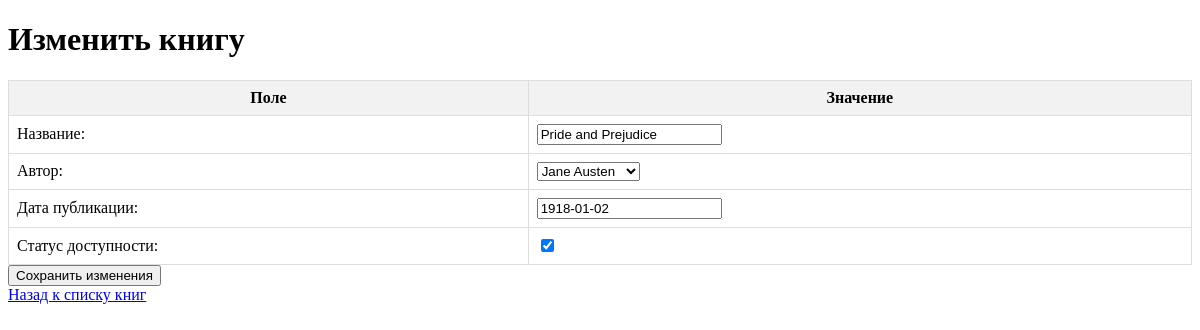
The app's page /books/update/9/ with its own data.
### books/models.py (models this page shows, shortened)
class Book(models.Model):
    title = models.CharField(max_length=200)
    author = models.ForeignKey(Author, on_delete=models.CASCADE, related_name='books')
    published_date = models.DateField(null=True, blank=True)
    is_available = models.BooleanField(default=True)

### books/views.py (the view)
# urls.py: path('update/<int:pk>/', BookUpdateView.as_view(), name='update_book'),
class BookUpdateView(UpdateView):
    model = Book
    form_class = BookForm
    template_name = 'books/update_book.html'
    success_url = reverse_lazy('book_list')

### books/forms.py
class BookForm(forms.ModelForm):
    class Meta:
        model = Book
        fields = ['title', 'author', 'published_date', 'is_available']

### books/models.py (called while the page is built)
    def __str__(self):
        return f"{self.first_name} {self.last_name}"

### templates/books/update_book.html (shortened to what this page needs)
<!DOCTYPE html>
<html lang="ru">
<head>
</head>
<body>
    <h1>Изменить книгу</h1>
    <form method="post">
        <table>
            <tr>
                <th>Поле</th>
                <th>Значение</th>
            </tr>
            <tr>
                <td>Название:</td>
                <td>
                    {{ form.title }}
                </td>
            </tr>
            <tr>
                <td>Автор:</td>
                <td>
                    {{ form.author }}
                </td>
            </tr>
            <tr>
                <td>Дата публикации:</td>
                <td>
                    {{ form.published_date }}
                </td>
            </tr>
            <tr>
                <td>Статус доступности:</td>
                <td>
                    {{ form.is_available }}
                </td>
            </tr>
        </table>
        <button type="submit">Сохранить изменения</button>
    </form>
    <a href="{% url 'book_list' %}">Назад к списку книг</a>
</body>
</html>

### templates/books/update_book.html (style rules this page uses)
table { width: 100%; border-collapse: collapse; }
th, td { border: 1px solid #ddd; padding: 8px; }
th { background-color: #f2f2f2; }

### records on screen
Book: title "Pride and Prejudice", author "Jane Austen", published_date "1918-01-02", is_available "☑"
